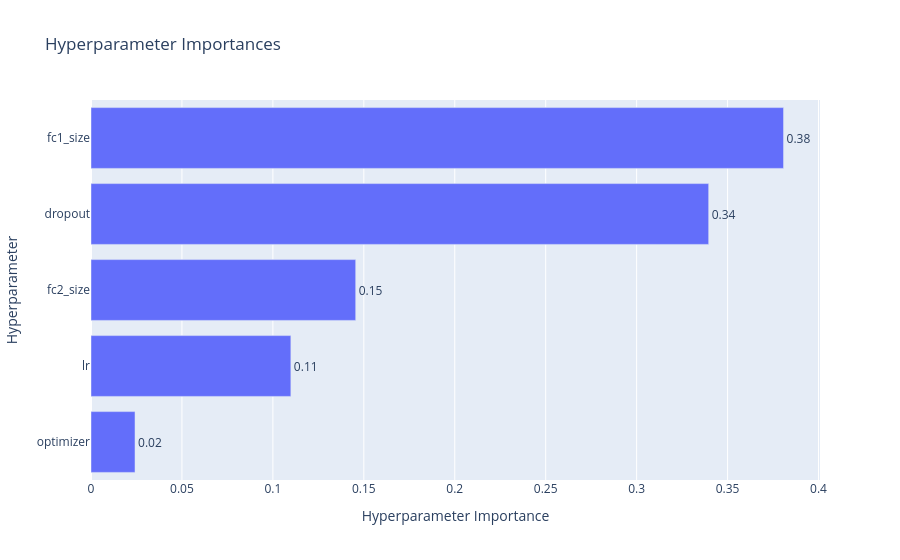

The code cell stored with this chart in its notebook:
### Code cell
optuna.visualization.plot_param_importances(study).show()

### Figure 1 — Plotly figure (JSON) as saved in the notebook; plotly's stock layout.template omitted (floating-point values rounded to 4 significant figures)
{"data": [{"cliponaxis": false, "hovertemplate": ["optimizer (CategoricalDistribution): 0.024201235702820248<extra></extra>", "lr (FloatDistribution): 0.10988486448811753<extra></extra>", "fc2_size (IntDistribution): 0.14553650822255773<extra></extra>", "dropout (FloatDistribution): 0.3396053341468761<extra></extra>", "fc1_size (IntDistribution): 0.38077205743962833<extra></extra>"], "name": "Objective Value", "orientation": "h", "text": ["0.02", "0.11", "0.15", "0.34", "0.38"], "textposition": "outside", "type": "bar", "x": [0.0242, 0.1099, 0.1455, 0.3396, 0.3808], "y": ["optimizer", "lr", "fc2_size", "dropout", "fc1_size"]}], "layout": {"title": {"text": "Hyperparameter Importances"}, "xaxis": {"title": {"text": "Hyperparameter Importance"}}, "yaxis": {"title": {"text": "Hyperparameter"}}}}
